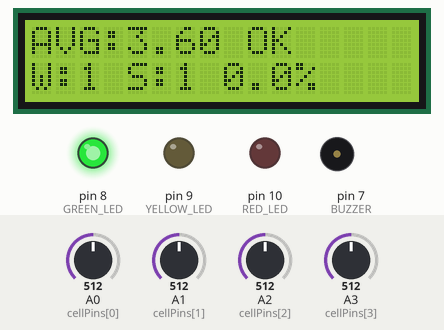
Bench run of a sketch on a simulated Arduino Uno, built with avr-gcc and run on an emulated ATmega328P. Parts: 16×2 character LCD, output pins drawn as LEDs (lit = HIGH), buzzer (waves = sounding). The test bench sets the inputs (shaded band); at power-on: A0 (cellPins[0]) = 512, A1 (cellPins[1]) = 512, A2 (cellPins[2]) = 512, A3 (cellPins[3]) = 512. What the sketch prints to the serial monitor is not drawn.

Above: at 4.7 s.
4.8 s: A0 (cellPins[0]) set to 563
At 7.0 s:
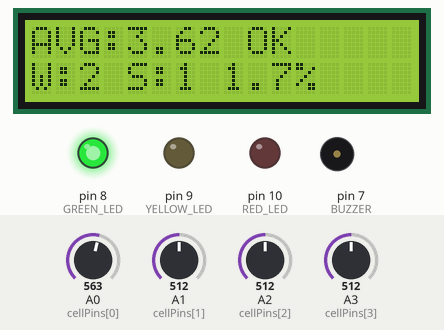
7.7 s: A0 (cellPins[0]) set to 588
At 9.3 s:
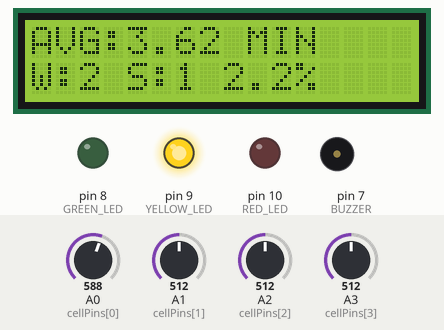
10.6 s: A1 (cellPins[1]) set to 660
At 13.3 s:
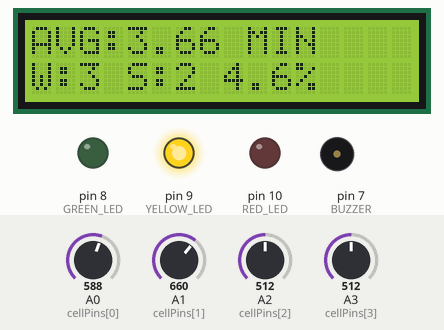
13.8 s: A1 (cellPins[1]) set to 685
At 15.8 s:
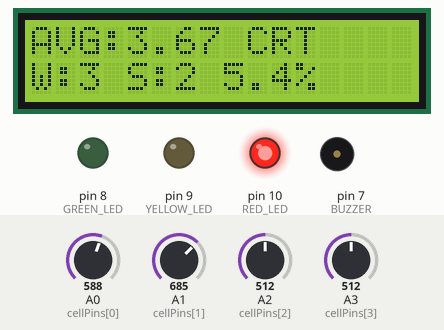
16.7 s: A2 (cellPins[2]) set to 391
At 17.3 s:
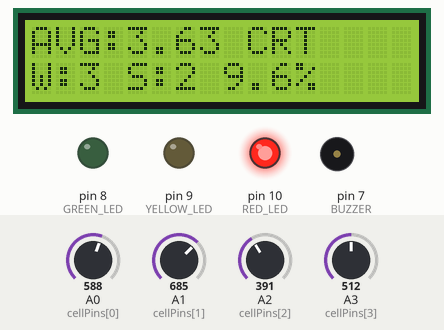
19.6 s: A2 (cellPins[2]) set to 362
At 21.5 s:
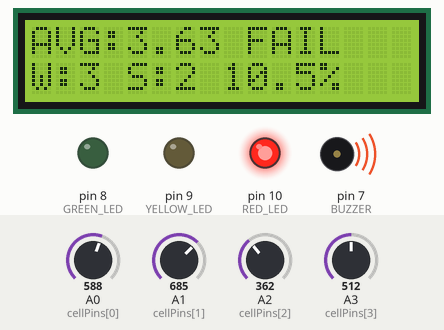
Timing chart, 0 to 23.0 s (numbered marks = the images above; inputs shaded):
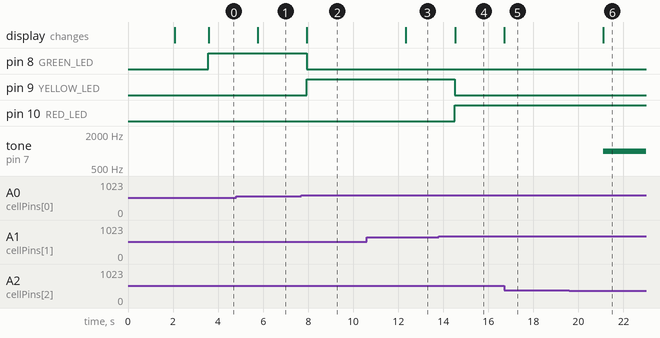

The sketch:

sketch.ino
```cpp
// ==========================================================
// ADAPTIVE MULTI-CELL BATTERY INTELLIGENCE ENGINE
// PROFESSIONAL INTERNSHIP PROJECT
// ==========================================================

#include <LiquidCrystal.h>

// ==========================================================
// LCD CONNECTIONS
// RS, E, D4, D5, D6, D7
// ==========================================================

LiquidCrystal lcd(12, 11, 5, 4, 3, 2);

// ==========================================================
// BATTERY CELL INPUT PINS
// ==========================================================

const int cellPins[4] = {A0, A1, A2, A3};

// ==========================================================
// LED + BUZZER PINS
// ==========================================================

const int GREEN_LED  = 8;
const int YELLOW_LED = 9;
const int RED_LED    = 10;

const int BUZZER = 7;

// ==========================================================
// BATTERY VARIABLES
// ==========================================================

float cellVoltage[4];

float avgVoltage;
float packVoltage;

float maxVoltage;
float minVoltage;

float imbalance;

int strongestCell;
int weakestCell;

String healthState;

// ==========================================================
// READ BATTERY CELLS
// ==========================================================

void readCells() {

  for (int i = 0; i < 4; i++) {

    int adc = analogRead(cellPins[i]);

    // Simulate lithium cell voltage
    // Range: 3.0V -> 4.2V

    cellVoltage[i] =
      map(adc, 0, 1023, 300, 420) / 100.0;
  }
}

// ==========================================================
// ANALYZE BATTERY PACK
// ==========================================================

void analyzeBattery() {

  packVoltage = 0;

  maxVoltage = cellVoltage[0];
  minVoltage = cellVoltage[0];

  strongestCell = 0;
  weakestCell = 0;

  for (int i = 0; i < 4; i++) {

    packVoltage += cellVoltage[i];

    // Strongest Cell

    if (cellVoltage[i] > maxVoltage) {

      maxVoltage = cellVoltage[i];

      strongestCell = i;
    }

    // Weakest Cell

    if (cellVoltage[i] < minVoltage) {

      minVoltage = cellVoltage[i];

      weakestCell = i;
    }
  }

  avgVoltage = packVoltage / 4.0;

  imbalance =
    ((maxVoltage - minVoltage) / avgVoltage) * 100.0;
}

// ==========================================================
// BATTERY HEALTH CLASSIFICATION
// ==========================================================

void classifyHealth() {

  // Reset outputs

  digitalWrite(GREEN_LED, LOW);
  digitalWrite(YELLOW_LED, LOW);
  digitalWrite(RED_LED, LOW);

  noTone(BUZZER);

  // ==========================================
  // HEALTHY
  // ==========================================

  if (imbalance <= 2) {

    healthState = "HEALTHY";

    digitalWrite(GREEN_LED, HIGH);
  }

  // ==========================================
  // MINOR IMBALANCE
  // ==========================================

  else if (imbalance <= 5) {

    healthState = "MINOR";

    digitalWrite(YELLOW_LED, HIGH);
  }

  // ==========================================
  // CRITICAL IMBALANCE
  // ==========================================

  else if (imbalance <= 10) {

    healthState = "CRITICAL";

    digitalWrite(RED_LED, HIGH);
  }

  // ==========================================
  // PACK FAILURE
  // ==========================================

  else {

    healthState = "FAILURE";

    digitalWrite(RED_LED, HIGH);

    tone(BUZZER, 1000);
  }
}

// ==========================================================
// LCD DISPLAY
// ==========================================================

void updateLCD() {

  lcd.clear();

  // ==========================================
  // FIRST ROW
  // ==========================================

  lcd.setCursor(0, 0);

  lcd.print("AVG:");

  lcd.print(avgVoltage, 2);

  lcd.print(" ");

  if (healthState == "HEALTHY") {

    lcd.print("OK");
  }

  else if (healthState == "MINOR") {

    lcd.print("MIN");
  }

  else if (healthState == "CRITICAL") {

    lcd.print("CRT");
  }

  else {

    lcd.print("FAIL");
  }

  // ==========================================
  // SECOND ROW
  // ==========================================

  lcd.setCursor(0, 1);

  lcd.print("W:");

  lcd.print(weakestCell + 1);

  lcd.print(" S:");

  lcd.print(strongestCell + 1);

  lcd.print(" ");

  lcd.print(imbalance, 1);

  lcd.print("%");
}

// ==========================================================
// PROFESSIONAL SERIAL DASHBOARD
// ==========================================================

void serialDashboard() {

  Serial.println();
  Serial.println("==================================================");
  Serial.println("     ADAPTIVE BATTERY INTELLIGENCE ENGINE");
  Serial.println("==================================================");

  for (int i = 0; i < 4; i++) {

    // ==========================================
    // STATE OF CHARGE %
    // ==========================================

    float soc =
      ((cellVoltage[i] - 3.0) / 1.2) * 100.0;

    // Limit values

    if (soc < 0) soc = 0;

    if (soc > 100) soc = 100;

    Serial.print("Cell ");
    Serial.print(i + 1);

    Serial.print(" : ");

    Serial.print(cellVoltage[i], 2);

    Serial.print("V");

    Serial.print("   SoC: ");

    Serial.print(soc, 0);

    Serial.print("%");

    // ==========================================
    // STRONGEST / WEAKEST TAGS
    // ==========================================

    if (i == strongestCell) {

      Serial.print("   << STRONGEST");
    }

    if (i == weakestCell) {

      Serial.print("   << WEAKEST");
    }

    Serial.println();
  }

  Serial.println("--------------------------------------------------");

  Serial.print("Pack Voltage      : ");

  Serial.print(packVoltage, 2);

  Serial.println("V");

  Serial.print("Average Voltage   : ");

  Serial.print(avgVoltage, 2);

  Serial.println("V");

  Serial.print("Highest Cell Volt : ");

  Serial.print(maxVoltage, 2);

  Serial.println("V");

  Serial.print("Lowest Cell Volt  : ");

  Serial.print(minVoltage, 2);

  Serial.println("V");

  Serial.print("Voltage Imbalance : ");

  Serial.print(imbalance, 2);

  Serial.println("%");

  Serial.println("--------------------------------------------------");

  Serial.print("Strongest Cell    : Cell ");

  Serial.println(strongestCell + 1);

  Serial.print("Weakest Cell      : Cell ");

  Serial.println(weakestCell + 1);

  Serial.println("--------------------------------------------------");

  Serial.print("BATTERY HEALTH : ");

  if (healthState == "HEALTHY") {

    Serial.println("[ HEALTHY ]");
  }

  else if (healthState == "MINOR") {

    Serial.println("[ MINOR IMBALANCE ]");
  }

  else if (healthState == "CRITICAL") {

    Serial.println("[ CRITICAL IMBALANCE ]");
  }

  else {

    Serial.println("[ !!! PACK FAILURE !!! ]");
  }

  Serial.println("==================================================");
}

// ==========================================================
// STARTUP SCREEN
// ==========================================================

void startupScreen() {

  lcd.clear();

  lcd.setCursor(0, 0);

  lcd.print("Battery Engine");

  lcd.setCursor(0, 1);

  lcd.print("Initializing");

  delay(2000);

  lcd.clear();

  lcd.setCursor(0, 0);

  lcd.print("System Ready");

  delay(1500);
}

// ==========================================================
// SETUP
// ==========================================================

void setup() {

  Serial.begin(9600);

  // LCD START

  lcd.begin(16, 2);

  // OUTPUT PINS

  pinMode(GREEN_LED, OUTPUT);
  pinMode(YELLOW_LED, OUTPUT);
  pinMode(RED_LED, OUTPUT);

  pinMode(BUZZER, OUTPUT);

  // STARTUP SCREEN

  startupScreen();
}

// ==========================================================
// MAIN LOOP
// ==========================================================

void loop() {

  // STEP 1
  readCells();

  // STEP 2
  analyzeBattery();

  // STEP 3
  classifyHealth();

  // STEP 4
  updateLCD();

  // STEP 5
  serialDashboard();

  delay(1500);
}
```

Measured:
- the behaviour switches between 579 and 580 on A0 (cellPins[0]) (found by bisection; images 1 and 2)
- the behaviour switches between 673 and 674 on A1 (cellPins[1]) (found by bisection; images 3 and 4)
- the behaviour switches between 376 and 375 on A2 (cellPins[2]) (found by bisection; images 5 and 6)
- after the input at 4.8 s, the display: changes after 0.96 s (image 1)
- after the input at 7.7 s, pin 8 (GREEN_LED): HIGH → LOW after 0.24 s; pin 9 (YELLOW_LED): LOW → HIGH after 0.24 s; the display: changes after 0.25 s (image 2)
- after the input at 10.6 s, the display: changes after 1.7 s (image 3)
- after the input at 13.8 s, pin 9 (YELLOW_LED): HIGH → LOW after 0.71 s; pin 10 (RED_LED): LOW → HIGH after 0.71 s; the display: changes after 0.72 s (image 4)
- after the input at 16.7 s, the display: changes at once (image 5)
- after the input at 19.6 s, tone on pin 7 (BUZZER): silent → 1000 Hz after 1.5 s; the display: changes after 1.5 s (image 6)
